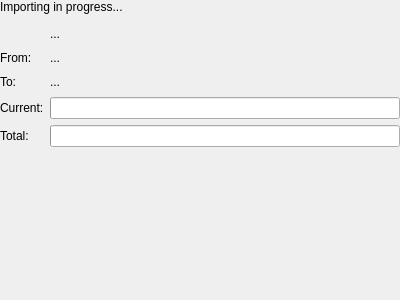
<?xml version="1.0" encoding="UTF-8"?>
<ui version="4.0">
 <class>ImportMailsWidget</class>
 <widget class="QWidget" name="ImportMailsWidget">
  <property name="geometry">
   <rect>
    <x>0</x>
    <y>0</y>
    <width>400</width>
    <height>300</height>
   </rect>
  </property>
  <layout class="QVBoxLayout" name="verticalLayout_2">
   <property name="margin">
    <number>0</number>
   </property>
   <item>
    <layout class="QVBoxLayout" name="verticalLayout">
     <item>
      <layout class="QGridLayout">
       <property name="margin">
        <number>0</number>
       </property>
       <item row="2" column="0">
        <widget class="QLabel" name="textLabel1_3">
         <property name="text">
          <string>From:</string>
         </property>
         <property name="wordWrap">
          <bool>false</bool>
         </property>
        </widget>
       </item>
       <item row="3" column="0">
        <widget class="QLabel" name="textLabel2">
         <property name="text">
          <string>To:</string>
         </property>
         <property name="wordWrap">
          <bool>false</bool>
         </property>
        </widget>
       </item>
       <item row="4" column="0">
        <widget class="QLabel" name="textLabel3">
         <property name="text">
          <string>Current:</string>
         </property>
         <property name="wordWrap">
          <bool>false</bool>
         </property>
        </widget>
       </item>
       <item row="0" column="0" colspan="2">
        <widget class="QLabel" name="textStatus">
         <property name="text">
          <string>Importing in progress...</string>
         </property>
         <property name="alignment">
          <set>Qt::AlignTop</set>
         </property>
         <property name="wordWrap">
          <bool>false</bool>
         </property>
        </widget>
       </item>
       <item row="1" column="1">
        <widget class="QLabel" name="current">
         <property name="sizePolicy">
          <sizepolicy hsizetype="Expanding" vsizetype="Preferred">
           <horstretch>0</horstretch>
           <verstretch>0</verstretch>
          </sizepolicy>
         </property>
         <property name="text">
          <string>...</string>
         </property>
         <property name="wordWrap">
          <bool>false</bool>
         </property>
        </widget>
       </item>
       <item row="3" column="1">
        <widget class="QLabel" name="to">
         <property name="sizePolicy">
          <sizepolicy hsizetype="Expanding" vsizetype="Preferred">
           <horstretch>0</horstretch>
           <verstretch>0</verstretch>
          </sizepolicy>
         </property>
         <property name="text">
          <string>...</string>
         </property>
         <property name="wordWrap">
          <bool>false</bool>
         </property>
        </widget>
       </item>
       <item row="5" column="0">
        <widget class="QLabel" name="textLabel4">
         <property name="text">
          <string>Total:</string>
         </property>
         <property name="wordWrap">
          <bool>false</bool>
         </property>
        </widget>
       </item>
       <item row="2" column="1">
        <widget class="QLabel" name="from">
         <property name="sizePolicy">
          <sizepolicy hsizetype="Expanding" vsizetype="Preferred">
           <horstretch>0</horstretch>
           <verstretch>0</verstretch>
          </sizepolicy>
         </property>
         <property name="text">
          <string>...</string>
         </property>
         <property name="wordWrap">
          <bool>false</bool>
         </property>
        </widget>
       </item>
       <item row="5" column="1">
        <widget class="QProgressBar" name="done_overall"/>
       </item>
       <item row="4" column="1">
        <widget class="QProgressBar" name="done_current"/>
       </item>
      </layout>
     </item>
     <item>
      <widget class="KPIM::CustomLogWidget" name="log" native="true"/>
     </item>
    </layout>
   </item>
  </layout>
 </widget>
 <customwidgets>
  <customwidget>
   <class>KPIM::CustomLogWidget</class>
   <extends>QWidget</extends>
   <header location="global">Libkdepim/CustomLogWidget</header>
   <container>1</container>
  </customwidget>
 </customwidgets>
 <resources/>
 <connections/>
</ui>
